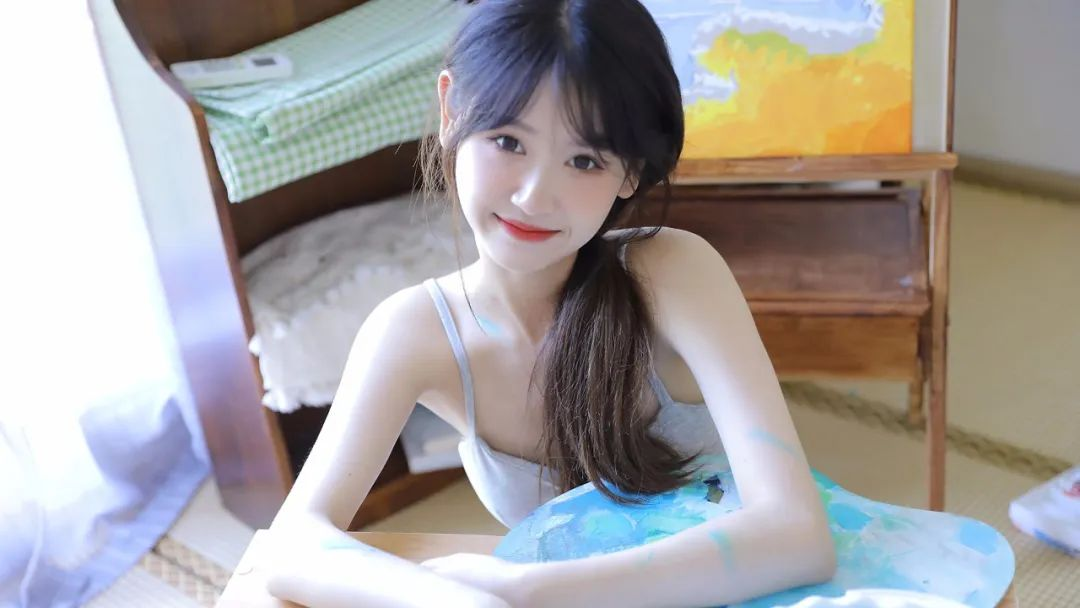
#> input picture OpenCV/10000.jpg, 1080 x 608 px
$ python filter2D.py
#> lines starting #> are read from the running program, lines starting #| are printed output that depends on the picture
import cv2
import numpy as np

image = cv2.imread('../10000.jpg')
#> image is the input picture: shape (608, 1080, 3); mean B, G, R 159.3, 160.5, 164.5

# 构建卷积核
kernel = np.array([[-1,0,1],
                  [-2,0,2],
                  [-1,0,1]])

image_filter = cv2.filter2D(image, -1, kernel)
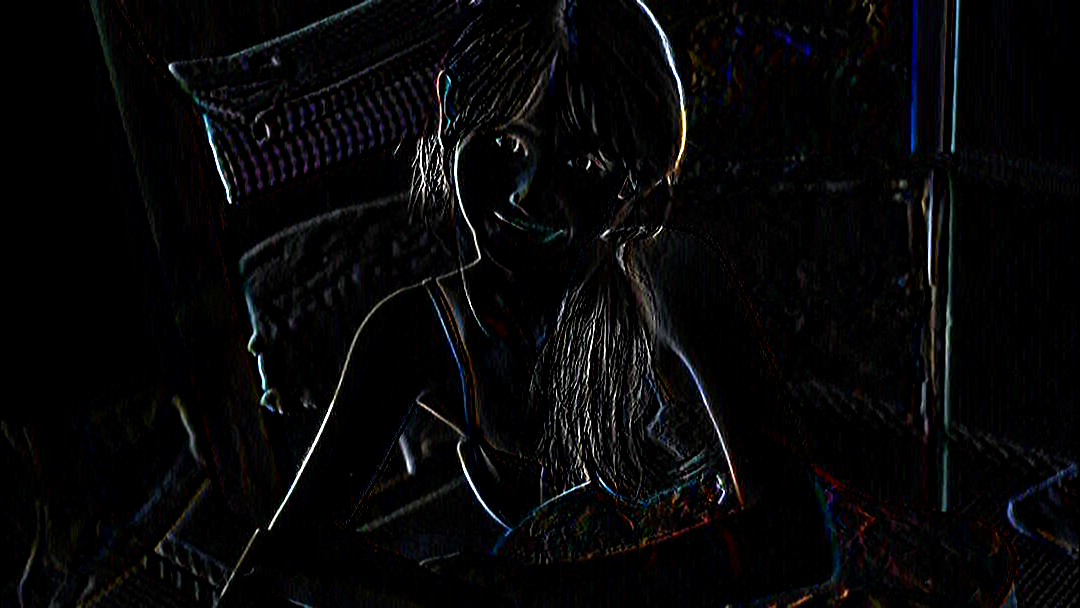
#> image_filter: shape (608, 1080, 3); mean B, G, R 7.9, 7.1, 7.1

cv2.imshow('filter', image_filter)
cv2.waitKey(0)

$ run again, with OpenCV/img.png saved as OpenCV/10000.jpg
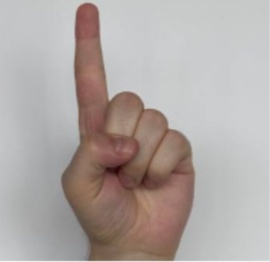
#> input picture OpenCV/img.png, 270 x 262 px
#> image is the input picture: shape (262, 270, 3); mean B, G, R 164.4, 167.4, 175.9
#> `image_filter = cv2.filter2D(image, -1, kernel)`:
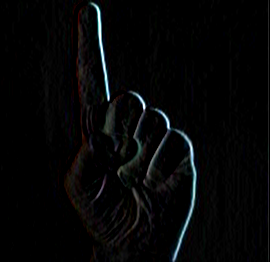
#> image_filter: shape (262, 270, 3); mean B, G, R 6.2, 5.9, 5.4

$ run again, with OpenCV/img_1.png saved as OpenCV/10000.jpg
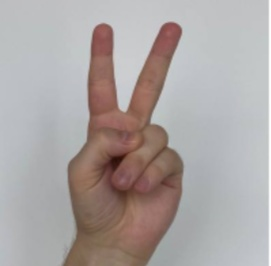
#> input picture OpenCV/img_1.png, 271 x 266 px
#> image is the input picture: shape (266, 271, 3); mean B, G, R 162.9, 164.3, 171.5
#> `image_filter = cv2.filter2D(image, -1, kernel)`:
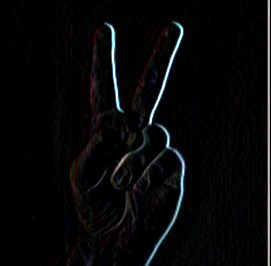
#> image_filter: shape (266, 271, 3); mean B, G, R 8, 7.5, 7.1
